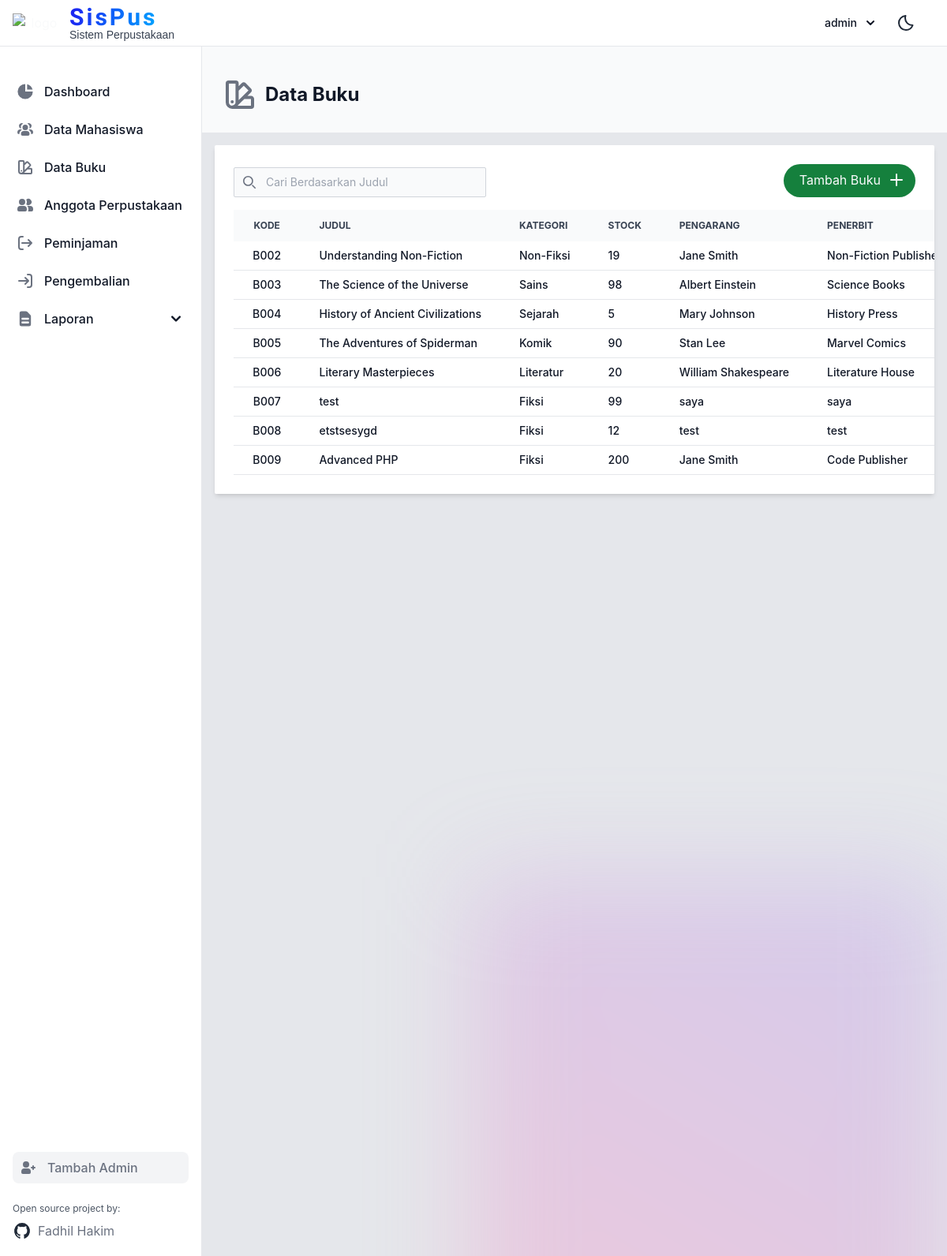
The app's page /buku (signed in) with its own data.
### tables this page shows
CREATE TABLE IF NOT EXISTS `buku` (
  `id` bigint(20) NOT NULL AUTO_INCREMENT,
  `kode` varchar(20) NOT NULL,
  `kode_kategori` varchar(10) DEFAULT 'K001',
  `judul` varchar(200) NOT NULL,
  `jumlah` int(11) NOT NULL,
  `stock` int(100) NOT NULL,
  `pengarang` varchar(100) NOT NULL,
  `penerbit` varchar(100) NOT NULL,
  `tahun_terbit` varchar(4) NOT NULL,
  `tahun_pengadaaan` varchar(4) NOT NULL,
  `sumber` varchar(100) NOT NULL,
  `rak` varchar(20) NOT NULL,
  `ISBN` varchar(50) NOT NULL,
  `foto_buku` varchar(255) DEFAULT 'https://png.pngtree.com/png-clipart/20200826/original/pngtree-matte-book-mockup-psd-png-image_5479091.jpg',
  `last_update` datetime DEFAULT CURRENT_TIMESTAMP,
  `userid` varchar(20) DEFAULT 'admin',
  PRIMARY KEY (`id`) USING BTREE,
  UNIQUE KEY `kode` (`kode`) USING BTREE,
  KEY `kode_kategori` (`kode_kategori`) USING BTREE,
  CONSTRAINT `FK_buku_kategori_buku` FOREIGN KEY (`kode_kategori`) REFERENCES `kategori_buku` (`kode`)
);

CREATE TABLE IF NOT EXISTS `kategori_buku` (
  `id` int(11) NOT NULL AUTO_INCREMENT,
  `kode` varchar(10) NOT NULL,
  `nama` varchar(100) NOT NULL,
  PRIMARY KEY (`id`) USING BTREE,
  UNIQUE KEY `kode` (`kode`) USING BTREE
);

### app/core/Controller.php (called while the page is built, shortened)
<?php
class Controller {
    public function render($view, $data = [], $title = '') {
        $viewPath = "../app/views/{$view}.php";
        if (file_exists($viewPath)) {
            extract($data);
            require_once $viewPath;
        } else {
            echo "View file not found.";
        }
    }
}

### app/controllers/buku.php (called while the page is built, shortened)
<?php
require_once '../app/models/DataBuku.php';
class buku extends Controller {
    public function index() {
        $dataBuku = new DataBuku();
        $data_buku = $dataBuku->getAllBuku();
        $kategori_buku = $dataBuku->loadKategoriBuku();
        $userName = isLoggedIn();
        $this->render('buku', [
            'user' => $userName,
            'kategori' => $kategori_buku,
            'data_buku' => $data_buku
        ], 'Data Buku');
    }
}

### app/core/App.php (called while the page is built, shortened)
<?php
class App {
    protected $method = 'index';
    protected $params = [];
    public function __construct()
    {
        $this->controller = new $this->controller;
        call_user_func_array([$this->controller, $this->method], $this->params);
    }
}

### public/index.php (called while the page is built, shortened)
<?php
require_once '../app/core/App.php';
require_once '../app/core/Controller.php';
$app = new App();

### app/models/DataBuku.php (called while the page is built, shortened)
<?php
class DataBuku {
    public function getAllBuku() {
        $db = Database::getConnection();
        $query = "SELECT " .
                    "buku.id, buku.kode, buku.kode_kategori, kategori_buku.nama AS nama_kategori, " .
                    "buku.judul, buku.jumlah, buku.stock, buku.pengarang, buku.penerbit, " .
                    "buku.tahun_terbit, buku.tahun_pengadaaan, buku.sumber, buku.rak, buku.isbn " .
                    "FROM buku " .
                    "LEFT JOIN kategori_buku ON buku.kode_kategori = kategori_buku.kode";
        $stmt = $db->prepare($query);
        $stmt->execute();
        return $stmt->fetchAll(PDO::FETCH_ASSOC);
    }
}

### app/views/buku.php (the view, shortened to what this page needs)
<?php
require 'components/layout.php';
include 'components/nav.php';
?>
<div class="md:ml-64 block bg-gray-50 dark:bg-gray-900">
    <br><br><br><br>
    <div class="flex items-center justify-between">
        <h2 class="text-2xl ml-6 font-bold text-gray-900 dark:text-white flex items-center">
            Data Buku
        </h2>
        <br>
    </div>
    <br>
</div>
<main class="p-2 md:ml-64 h-auto dark:text-gray-50 h-full lg:flex justify-evenly items-top">
    <?php  if(!isset($id)) : ?>
    <section class="w-full h-full p-2 mx-0">
        <div class="relative overflow-x-auto shadow-md sm:rounded-sm p-6 bg-white dark:bg-gray-900 h-full">
            <form action="/buku/search" method="get">
                    <div class="pb-4 bg-white dark:bg-gray-900 flex justify-between">
                        <div class="relative mt-1">
                            <div class="absolute inset-y-0 rtl:inset-r-0 start-0 flex items-center ps-3 pointer-events-none">
                            </div>
                            <input type="text" id="judul" name="judul" value="<?php if(isset($old)) { echo $old; } ?>" autocomplete="off" class="block pt-2 ps-10 text-sm text-gray-900 border border-gray-300 rounded-sm w-80 bg-gray-50 focus:ring-blue-500 focus:border-blue-500 dark:bg-gray-700 dark:border-gray-600 dark:placeholder-gray-400 dark:text-white dark:focus:ring-blue-500 dark:focus:border-blue-500" placeholder="Cari Berdasarkan Judul">
                        </div>
                        <div class="text-center p-2 bg-green-700 rounded-full hover:bg-green-900 dark:bg-gray-700 dark:hover:bg-gray-800">
                            <a href="/buku/input" class="flex items-middle align-middle px-1">
                                <span class="px-2">Tambah Buku</span>
                                <svg class="w-6 h-6" aria-hidden="true" xmlns="http://www.w3.org/2000/svg" width="24" height="24" fill="none" viewBox="0 0 24 24">
                                <path stroke="currentColor" stroke-linecap="round" stroke-linejoin="round" stroke-width="2" d="M5 12h14m-7 7V5"/>
                                </svg>
                            </a>
                        </div>
                    </div>
                </form>
            <table class="w-full text-sm text-left rtl:text-right text-gray-500 dark:text-gray-400">
                <thead class="text-xs text-gray-700 uppercase bg-gray-50 dark:bg-gray-700 dark:text-gray-400">
                    <tr>
                        <th scope="col" class="px-6 py-3 text-center">
                            Kode
                        </th>
                        <th scope="col" class="px-6 py-3">
                            Judul
                        </th>
                        <th scope="col" class="px-6 py-3">
                            Kategori
                        </th>
                        <th scope="col" class="px-6 py-3">
                            Stock
                        </th>
                        <th scope="col" class="px-6 py-3">
                            pengarang
                        </th>
                        <th scope="col" class="px-6 py-3">
                            Penerbit
                        </th>
                    </tr>
                </thead>
                <tbody>
                    <?php foreach ($data_buku as $row): ?>
                        <tr class="bg-white border-b dark:bg-gray-800 dark:border-gray-700 hover:bg-gray-50 dark:hover:bg-gray-600">
                            <th scope="row" class="px-6 py-2 font-medium text-gray-900 whitespace-nowrap dark:text-white text-center">
                                <?= htmlspecialchars($row['kode']); ?>
                            </th>
                            <td class="px-6 py-2">
                                <p class="font-medium text-gray-900 whitespace-nowrap dark:text-white"><?= htmlspecialchars($row['judul']); ?></p>
                            </td>
                            <td class="px-6 py-2">
                                <p class="font-medium text-gray-900 whitespace-nowrap dark:text-white"><?= htmlspecialchars($row['nama_kategori']); ?></p>
                            </td>
                            <td class="px-6 py-2">
                                <p class="font-medium text-gray-900 whitespace-nowrap dark:text-white"><?= htmlspecialchars($row['stock']); ?></p>
                            </td>
                            <td class="px-6 py-2">
                                <p class="font-medium text-gray-900 whitespace-nowrap dark:text-white"><?= htmlspecialchars($row['pengarang']); ?></p>
                            </td>
                            <td class="px-6 py-2">
                                <p class="font-medium text-gray-900 whitespace-nowrap dark:text-white"><?= htmlspecialchars($row['penerbit']); ?></p>
                            </td>
                        </tr>
                    <?php endforeach; ?>
                </tbody>
            </table>
        </div>
    </section>
    <?php endif; ?>
</main>
<?php
 require 'components/byutipulbg.php';
?>

### records on screen
buku: kode "B002", judul "Understanding Non-Fiction", kategori_buku.nama "Non-Fiksi", stock "19", pengarang "Jane Smith", penerbit "Non-Fiction…"
buku: kode "B003", judul "The Science of the Universe", kategori_buku.nama "Sains", stock "98", pengarang "Albert Einstein", penerbit "Science Books"
buku: kode "B004", judul "History of Ancient Civilizations", kategori_buku.nama "Sejarah", stock "5", pengarang "Mary Johnson", penerbit "History Press"
buku: kode "B005", judul "The Adventures of Spiderman", kategori_buku.nama "Komik", stock "90", pengarang "Stan Lee", penerbit "Marvel Comics"
buku: kode "B006", judul "Literary Masterpieces", kategori_buku.nama "Literatur", stock "20", pengarang "William Shakespeare", penerbit "Literature House"
buku: kode "B007", judul "test", kategori_buku.nama "Fiksi", stock "99", pengarang "saya", penerbit "saya"
buku: kode "B008", judul "etstsesygd", kategori_buku.nama "Fiksi", stock "12", pengarang "test", penerbit "test"
buku: kode "B009", judul "Advanced PHP", kategori_buku.nama "Fiksi", stock "200", pengarang "Jane Smith", penerbit "Code Publisher"

### other values on screen
$user['username'] "admin"
